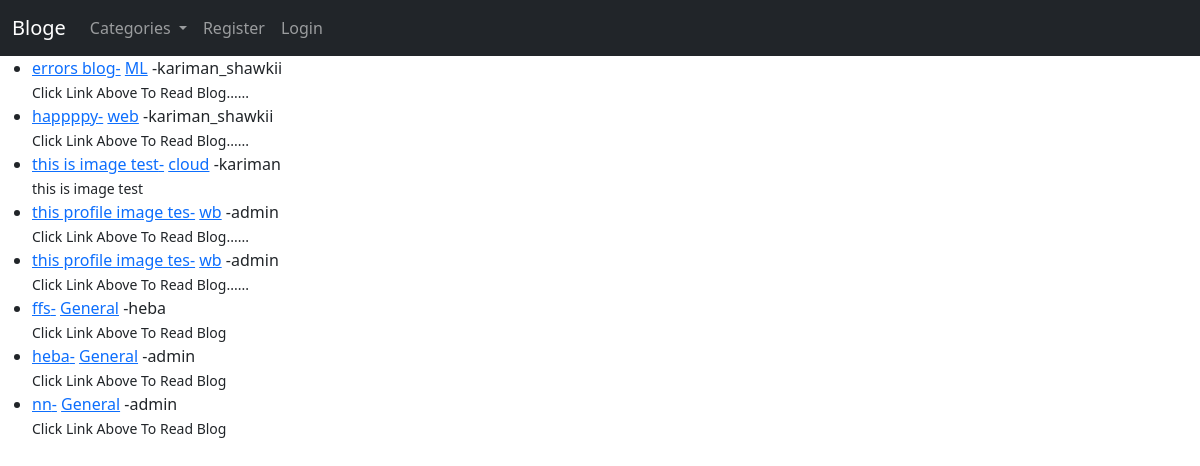
The page / on the database its author committed.
### myblog/models.py (models this page shows, shortened)
class Post(models.Model):
    title = models.CharField(max_length=255)
    title_tag = models.CharField(max_length=255)
    header_image=models.ImageField(null=True, blank=True, upload_to="images/")
    author = models.ForeignKey(User, on_delete=models.CASCADE)
    category = models.ForeignKey(Category,
                                 on_delete=models.SET_DEFAULT,
                                 default=1)
    snippet = models.CharField(max_length=255, default="Click Link Above To Read Blog......")
    body = RichTextField(blank=True, null=True)
    post_date = models.DateField(auto_now_add=True)
    likes = models.ManyToManyField(User, related_name='blog_posts')

class Category(models.Model):
    name = models.CharField(max_length=255)
    post_date = models.DateField(auto_now_add=True)
    def __str__(self):
        return self.name

### myblog/views.py (the view)
# urls.py: path("", HomeView.as_view(), name="home"),
class HomeView(ListView):
    model = Post
    template_name = "home.html"
    ordering = ["-post_date"]

### ablog/context_processors.py (called while the page is built)
def add_variable_to_context(request):
    return {
        "categories": Category.objects.order_by("id").all(),
    }

### myblog/templates/home.html (shortened to what this page needs)
{% extends 'base.html' %} {% block content %}
<ul>
  {% for post in object_list %}
  <li>
    <a href="{% url 'post-detail' post.pk %}">{{post.title}}-</a>
    <a href="{% url 'category-detail' post.category|slugify %}">{{post.category}}</a>
    -{{post.author}} <br>
    <small>{{post.snippet}}</small>
  </li>
  {% endfor %}
</ul>
{% endblock %}

### rows shown on the page
Post: title "errors blog", category "ML", author "kariman_shawkii", snippet "Click Link Above To Read Blog......"
Post: title "happppy", category "web", author "kariman_shawkii", snippet "Click Link Above To Read Blog......"
Post: title "this is image test", category "cloud", author "kariman", snippet "this is image test"
Post: title "this profile image tes", category "wb", author "admin", snippet "Click Link Above To Read Blog......"
Post: title "this profile image tes", category "wb", author "admin", snippet "Click Link Above To Read Blog......"
Post: title "ffs", category "General", author "heba", snippet "Click Link Above To Read Blog"
Post: title "heba", category "General", author "admin", snippet "Click Link Above To Read Blog"
Post: title "nn", category "General", author "admin", snippet "Click Link Above To Read Blog"
